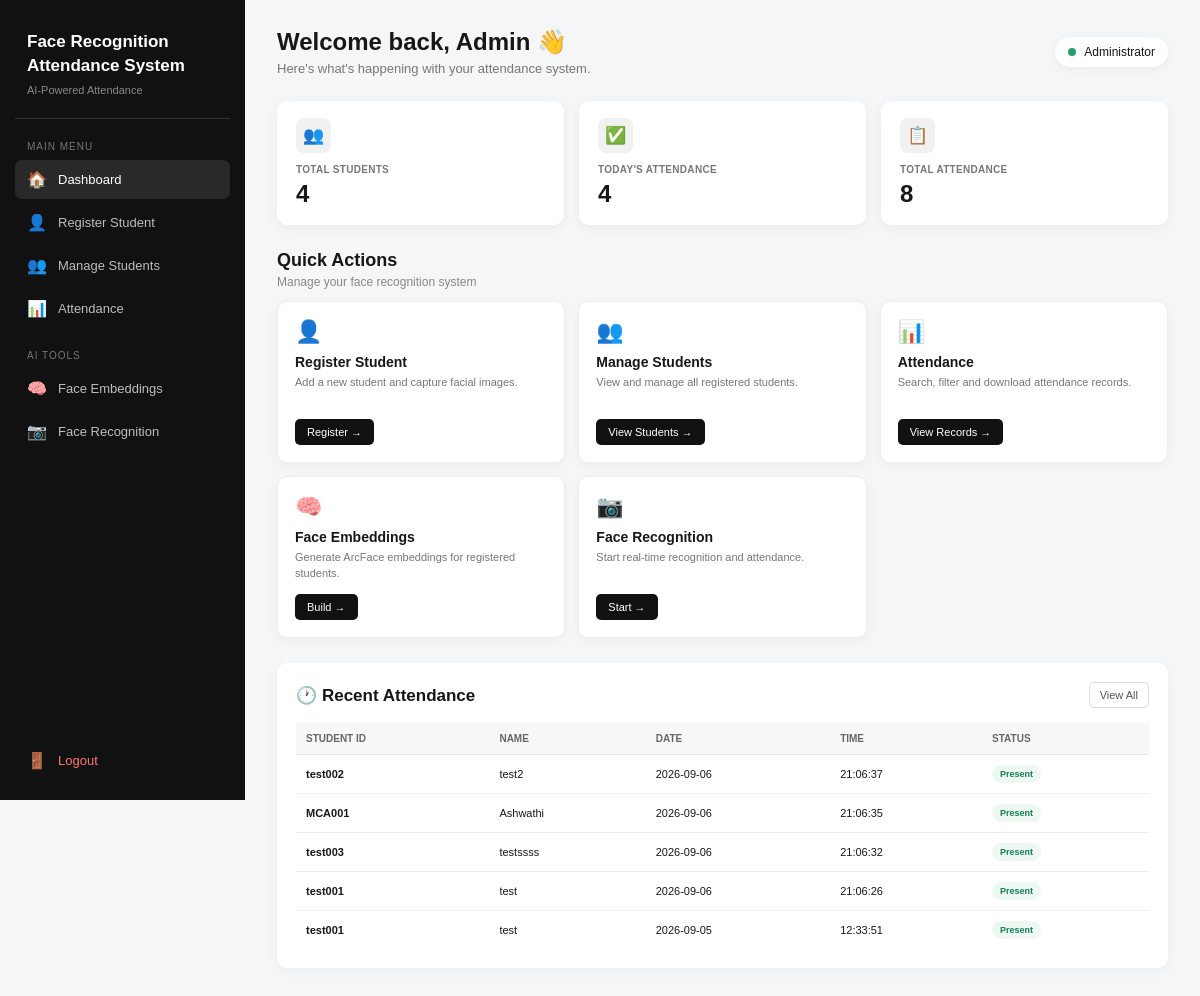
The app's page /dashboard (signed in), older data.
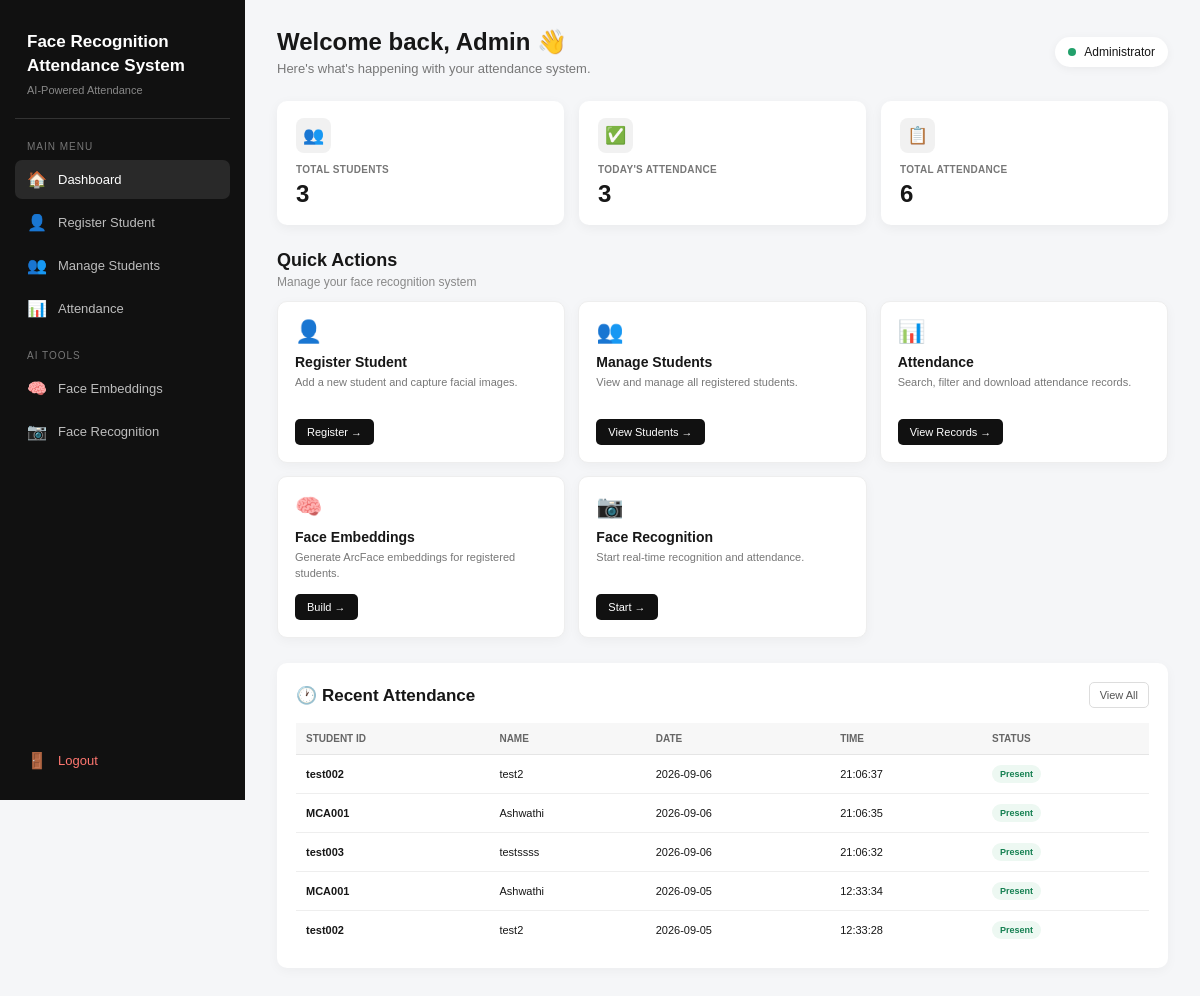
The same page, newer data.
### tables this page shows
CREATE TABLE attendance (
            id INTEGER PRIMARY KEY AUTOINCREMENT,
            student_id TEXT,
            name TEXT,
            date TEXT,
            time TEXT
        );

### app.py (the view)
@app.route("/dashboard")
def dashboard():
    if "admin" not in session:
        return redirect("/login")
    connection = sqlite3.connect(DATABASE)
    cursor = connection.cursor()
    cursor.execute("SELECT COUNT(*) FROM students")
    total_students = cursor.fetchone()[0]
    cursor.execute("SELECT COUNT(*) FROM attendance")
    total_attendance = cursor.fetchone()[0]
    from datetime import datetime
    today = datetime.now().strftime("%Y-%m-%d")
    cursor.execute(
        "SELECT COUNT(*) FROM attendance WHERE date = ?",
        (today,)
    )
    today_attendance = cursor.fetchone()[0]
    cursor.execute("""
        SELECT student_id, name, date, time
        FROM attendance
        ORDER BY date DESC, time DESC
        LIMIT 5
    """)
    latest_attendance = cursor.fetchall()
    connection.close()
    return render_template(
        "dashboard.html",
        total_students=total_students,
        total_attendance=total_attendance,
        today_attendance=today_attendance,
        latest_attendance=latest_attendance
    )

### templates/dashboard.html (shortened to what this page needs)
<!DOCTYPE html>
<html lang="en">
<head>
</head>
<body>
    <aside class="sidebar">
        <div class="logo">
            <h2>
                Face Recognition<br>
                Attendance System
            </h2>
            <p>
                AI-Powered Attendance
            </p>
        </div>
        <div class="nav-title">
            Main Menu
        </div>
        <a href="/dashboard" class="nav-link active">
            <span class="nav-icon">🏠</span>
            <span>Dashboard</span>
        </a>
        <a href="/register_student" class="nav-link">
            <span class="nav-icon">👤</span>
            <span>Register Student</span>
        </a>
        <a href="/students" class="nav-link">
            <span class="nav-icon">👥</span>
            <span>Manage Students</span>
        </a>
        <a href="/attendance" class="nav-link">
            <span class="nav-icon">📊</span>
            <span>Attendance</span>
        </a>
        <div class="nav-title" style="margin-top: 22px;">
            AI Tools
        </div>
        <a href="/build_embeddings" class="nav-link">
            <span class="nav-icon">🧠</span>
            <span>Face Embeddings</span>
        </a>
        <a href="/start_recognition" class="nav-link">
            <span class="nav-icon">📷</span>
            <span>Face Recognition</span>
        </a>
        <a href="/logout" class="logout-link">
            <span class="nav-icon">🚪</span>
            <span>Logout</span>
        </a>
    </aside>
    <main class="main">
        <div class="topbar">
            <div class="welcome">
                <h1>
                    Welcome back, Admin 👋
                </h1>
                <p>
                    Here's what's happening with your attendance system.
                </p>
            </div>
            <div class="admin-badge">
                <span class="admin-dot"></span>
                Administrator
            </div>
        </div>
        <div class="stats">
            <div class="stat-card">
                <div class="stat-icon">
                    👥
                </div>
                <h3>
                    TOTAL STUDENTS
                </h3>
                <div class="stat-number">
                    {{ total_students }}
                </div>
            </div>
            <div class="stat-card">
                <div class="stat-icon">
                    ✅
                </div>
                <h3>
                    TODAY'S ATTENDANCE
                </h3>
                <div class="stat-number">
                    {{ today_attendance }}
                </div>
            </div>
            <div class="stat-card">
                <div class="stat-icon">
                    📋
                </div>
                <h3>
                    TOTAL ATTENDANCE
                </h3>
                <div class="stat-number">
                    {{ total_attendance }}
                </div>
            </div>
        </div>
        <div class="section-heading">
            <h2>
                Quick Actions
            </h2>
            <p>
                Manage your face recognition system
            </p>
        </div>
        <div class="actions">
            <div class="action-card">
                <div class="action-icon">
                    👤
                </div>
                <h3>
                    Register Student
                </h3>
                <p>
                    Add a new student and capture facial images.
                </p>
                <a
                    href="/register_student"
                    class="action-btn"
                >
                    Register →
                </a>
            </div>
            <div class="action-card">
                <div class="action-icon">
                    👥
                </div>
                <h3>
                    Manage Students
                </h3>
                <p>
                    View and manage all registered students.
                </p>
                <a
                    href="/students"
                    class="action-btn"
                >
                    View Students →
                </a>
            </div>
            <div class="action-card">
                <div class="action-icon">
                    📊
                </div>
                <h3>
                    Attendance
                </h3>
                <p>
                    Search, filter and download attendance records.
                </p>
                <a
                    href="/attendance"
                    class="action-btn"
                >
                    View Records →
                </a>
            </div>
            <div class="action-card">
                <div class="action-icon">
                    🧠
                </div>
                <h3>
                    Face Embeddings
                </h3>
                <p>
                    Generate ArcFace embeddings for registered students.
                </p>
                <a
                    href="/build_embeddings"
                    class="action-btn"
                >
                    Build →
                </a>
            </div>
            <div class="action-card">
                <div class="action-icon">
                    📷
                </div>
                <h3>
                    Face Recognition
                </h3>
                <p>
                    Start real-time recognition and attendance.
                </p>
                <a
                    href="/start_recognition"
                    class="action-btn"
                >
                    Start →
                </a>
            </div>
        </div>
        <div class="attendance-section">
            <div class="attendance-header">
                <h2>
                    🕐 Recent Attendance
                </h2>
                <a
                    href="/attendance"
                    class="view-all"
                >
                    View All
                </a>
            </div>
            {% if latest_attendance %}
            <div class="table-wrapper">
                <table>
                    <thead>
                        <tr>
                            <th>
                                Student ID
                            </th>
                            <th>
                                Name
                            </th>
                            <th>
                                Date
                            </th>
                            <th>
                                Time
                            </th>
                            <th>
                                Status
                            </th>
                        </tr>
                    </thead>
                    <tbody>
                        {% for record in latest_attendance %}
                        <tr>
                            <td class="student-id">
                                {{ record[0] }}
                            </td>
                            <td>
                                {{ record[1] }}
                            </td>
                            <td>
                                {{ record[2] }}
                            </td>
                            <td>
                                {{ record[3] }}
                            </td>
                            <td>
                                <span class="attendance-status">
                                    Present
                                </span>
                            </td>
                        </tr>
                        {% endfor %}
                    </tbody>
                </table>
            </div>
            {% else %}
            <div class="no-records">
                📋 No attendance records yet.
            </div>
            {% endif %}
        </div>
    </main>
</body>
</html>

### templates/dashboard.html (style rules this page uses)
* { margin: 0; padding: 0; box-sizing: border-box; }
body { font-family: Arial, Helvetica, sans-serif; background: #f5f6f8; color: #171717; }
.sidebar { position: fixed; left: 0; top: 0; width: 245px; height: 100vh; background: #111; color: white; padding: 22px 15px; z-index: 1000; }
.logo { padding: 8px 12px 22px; border-bottom: 1px solid #333; margin-bottom: 22px; }
.logo h2 { font-size: 17px; line-height: 1.4; font-weight: 600; }
.logo p { color: #888; font-size: 11px; margin-top: 6px; }
.nav-title { color: #777; font-size: 10px; text-transform: uppercase; letter-spacing: 1px; padding: 0 12px; margin-bottom: 8px; }
.nav-link { display: flex; align-items: center; gap: 11px; color: #bdbdbd; text-decoration: none; padding: 10px 12px; border-radius: 7px; margin-bottom: 4px; font-size: 13px; transition: 0.2s; }
.nav-link.active { background: #292929; color: white; }
.nav-icon { width: 20px; text-align: center; font-size: 16px; }
.logout-link { position: absolute; bottom: 20px; left: 15px; right: 15px; display: flex; align-items: center; gap: 11px; color: #ff7770; text-decoration: none; padding: 10px 12px; border-radius: 7px; font-size: 13px; }
.main { margin-left: 245px; min-height: 100vh; padding: 28px 32px; }
.topbar { display: flex; justify-content: space-between; align-items: center; margin-bottom: 25px; }
.welcome h1 { font-size: 24px; margin-bottom: 5px; }
.welcome p { color: #777; font-size: 13px; }
.admin-badge { display: flex; align-items: center; gap: 8px; background: white; padding: 8px 13px; border-radius: 20px; box-shadow: 0 2px 10px rgba(0,0,0,0.05); font-size: 12px; }
.admin-dot { width: 8px; height: 8px; border-radius: 50%; background: #22a06b; }
.stats { display: grid; grid-template-columns: repeat(3, 1fr); gap: 15px; margin-bottom: 25px; }
.stat-card { background: white; border-radius: 10px; padding: 17px 19px; box-shadow: 0 3px 12px rgba(0,0,0,0.05); transition: 0.2s; }
.stat-icon { width: 35px; height: 35px; display: flex; align-items: center; justify-content: center; background: #f1f1f1; border-radius: 8px; font-size: 17px; margin-bottom: 11px; }
.stat-card h3 { font-size: 10px; color: #777; font-weight: 600; margin-bottom: 5px; letter-spacing: 0.3px; }
.stat-number { font-size: 24px; font-weight: bold; }
.section-heading { margin-bottom: 12px; }
.section-heading h2 { font-size: 18px; margin-bottom: 4px; }
.section-heading p { font-size: 12px; color: #888; }
.actions { display: grid; grid-template-columns: repeat(3, 1fr); gap: 13px; margin-bottom: 25px; }
.action-card { background: white; border-radius: 10px; padding: 17px; box-shadow: 0 3px 12px rgba(0,0,0,0.04); border: 1px solid #eeeeee; transition: 0.2s; }
.action-icon { font-size: 22px; margin-bottom: 9px; }
.action-card h3 { font-size: 14px; margin-bottom: 5px; }
.action-card p { color: #777; font-size: 11px; line-height: 1.45; min-height: 32px; margin-bottom: 12px; }
.action-btn { display: inline-block; background: #111; color: white; text-decoration: none; padding: 7px 12px; border-radius: 5px; font-size: 11px; transition: 0.2s; }
.attendance-section { background: white; border-radius: 10px; padding: 19px; box-shadow: 0 3px 12px rgba(0,0,0,0.04); }
.attendance-header { display: flex; justify-content: space-between; align-items: center; margin-bottom: 15px; }
.attendance-header h2 { font-size: 17px; }
.view-all { color: #555; text-decoration: none; font-size: 11px; border: 1px solid #ddd; padding: 6px 10px; border-radius: 5px; }
.table-wrapper { overflow-x: auto; }
table { width: 100%; border-collapse: collapse; min-width: 550px; }
th { background: #f7f7f7; color: #666; font-size: 10px; font-weight: 600; text-transform: uppercase; padding: 10px; text-align: left; border-bottom: 1px solid #e5e5e5; }
td { padding: 10px; font-size: 11px; border-bottom: 1px solid #eeeeee; }
tr:last-child td { border-bottom: none; }
.student-id { font-weight: bold; }
.attendance-status { display: inline-block; padding: 4px 8px; border-radius: 15px; background: #edf8f2; color: #168052; font-size: 9px; font-weight: bold; }

Row changes from the older to the newer data that the page shows:
removed attendance: student "test001", name "test", date "2026-09-06", time "21:06:26"
removed attendance: student "test001", name "test", date "2026-09-05", time "12:33:51"
now on this page (row unchanged): attendance: student "MCA001", name "Ashwathi", date "2026-09-05", time "12:33:34"
now on this page (row unchanged): attendance: student "test002", name "test2", date "2026-09-05", time "12:33:28"
Text that changed along with them:
{{ total_students }}: "4" → "3"
{{ today_attendance }}: "4" → "3"
{{ total_attendance }}: "8" → "6"
